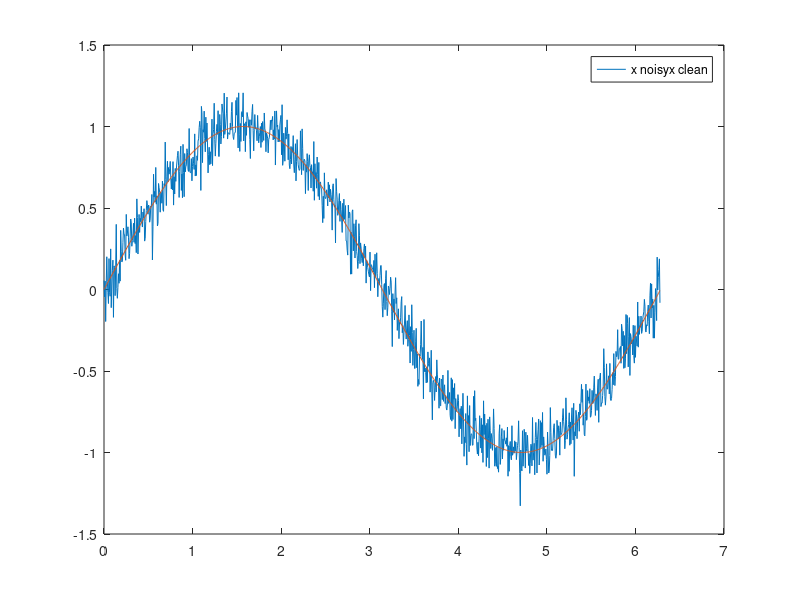
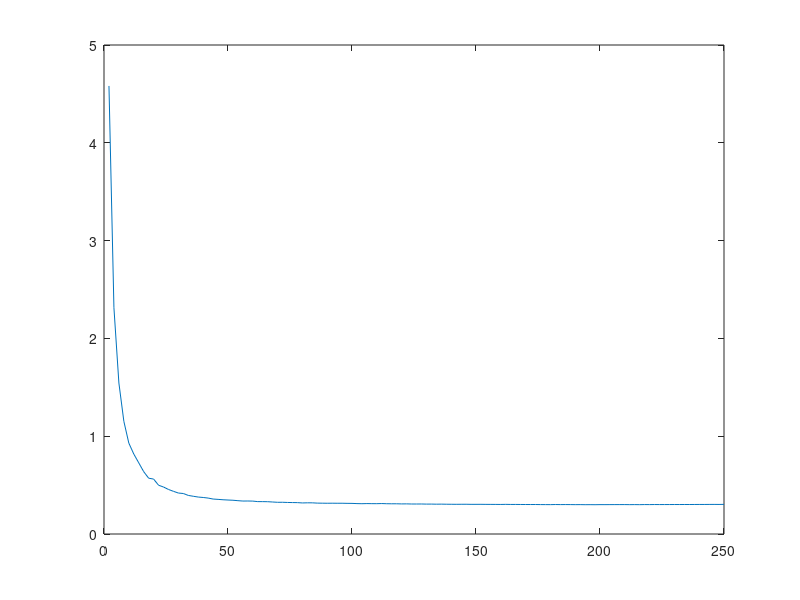

MATLAB code to generate these figures, in order: (Note: this script raises an error after producing the figures.)
clc; clear; close all;

N = 1000;
t = (0:N-1) * 2*pi/N;
clean_x = sin(t);
epsilon = 0.1;
x = clean_x + epsilon*randn(1, N);

plot(t, x); hold on;
plot(t, clean_x);
legend(["x noisy", "x clean"]);

d1_true = cos(t);
d2_true = -sin(t);

k_range = 2:2:250;

h = 2*pi/N;

for k=k_range
    d1 = (x(1+k:N)-x(1:N-k))/(2*h*k);
    d1_MAE(k/2) = mean(abs(d1 - d1_true(1+k/2:N-k/2)));
    
    d2 = (x(1:N-2*k) -2*x(1+k:N-k) + x(1+2*k:N))/((h*k)^2);
    d2_MAE(k/2) = mean(abs(d2 - d2_true(1+k:N-k)));
end

[min_MAE1, best_MAE1_idx] = min(d1_MAE);
[min_MAE2, best_MAE2_idx] = min(d2_MAE);
% *2 because MAE arrays are indexed using every second k
best_k1 = best_MAE1_idx*2;
best_k2 = best_MAE2_idx*2;

figure;
plot(k_range, d1_MAE);
yscale("log");
title("MAE for d1");
xlabel("k");
ylabel("avg |num x' - true x'|");
legend("best k = " + num2str(best_k1));

figure;
plot(k_range, d2_MAE);
yscale("log");
title("MAE for d2");
xlabel("k");
ylabel("avg |num x'' - true x''|");
legend("best k = " + num2str(best_k2));


fprintf("best k for d1 = %d\n", best_k1);
fprintf("best k for d2 = %d\n", best_k2);



figure;
subplot(2, 1, 1);
k = best_k1;
d1 = (x(1+k:N)-x(1:N-k))/(h*k);
plot(t(1+k/2:N-k/2), d1); hold on;
plot(t(1+k/2:N-k/2), d1_true(1+k/2:N-k/2));
legend(["num dx/dt", "true dx/dt"]);

subplot(2, 1, 2);
k = best_k2;
d2 = (x(1:N-2*k) -2*x(1+k:N-k) + x(1+2*k:N))/((h*k)^2);
plot(t(1+k:N-k), d2); hold on;
plot(t(1+k:N-k), d2_true(1+k:N-k)); 
legend(["num d^2x/dt^2", "true d^2x/dt^2"]);

M = 1;
h_opt_d1 = (3*epsilon / M)^(1/3)
k_opt_d1 = h_opt_d1/h

h_opt_d2 = (48*epsilon / M)^(1/4)
k_opt_d2 = h_opt_d2/h
